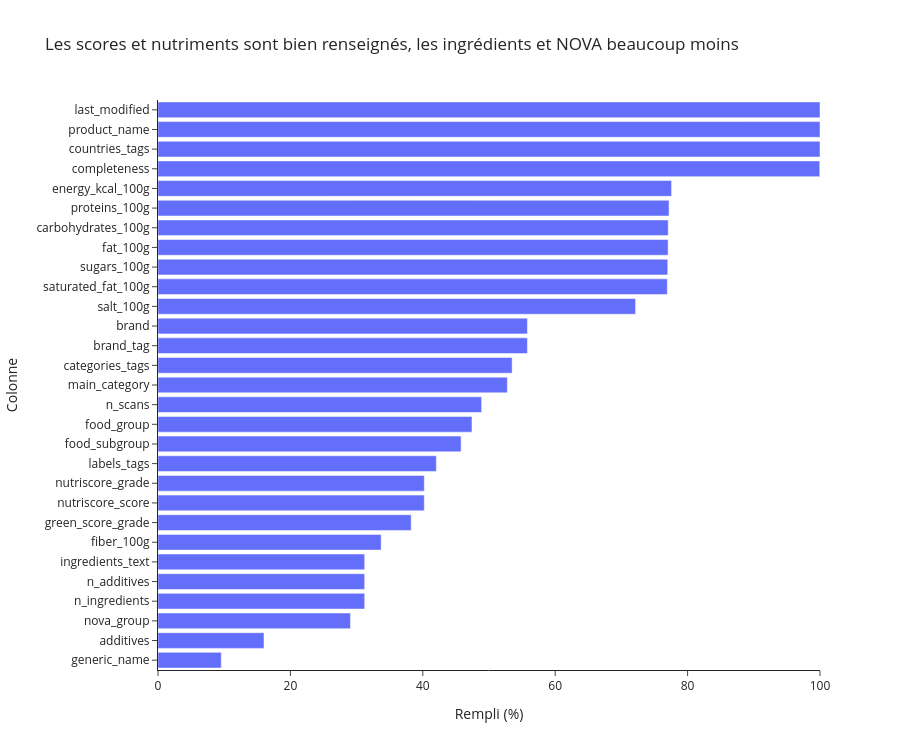

Notebook code cell kept with this figure:
### Code cell
fig = px.bar(
    fill.reset_index(names="Colonne"),
    x="Rempli (%)",
    y="Colonne",
    orientation="h",
    title="Les scores et nutriments sont bien renseignés, les ingrédients et NOVA beaucoup moins",
)
fig.update_layout(template="simple_white", height=750, xaxis_range=[0, 100])
fig.show()

### Figure 1 — Plotly figure (JSON) as saved in the notebook; plotly's stock layout.template omitted (floating-point values rounded to 4 significant figures)
{"data": [{"hovertemplate": "Rempli (%)=%{x}<br>Colonne=%{y}<extra></extra>", "legendgroup": "", "marker": {"color": "#636efa", "pattern": {"shape": ""}}, "name": "", "orientation": "h", "showlegend": false, "textposition": "auto", "type": "bar", "x": [9.556, 16.01, 29.07, 31.22, 31.22, 31.22, 33.71, 38.25, 40.23, 40.23, 42.04, 45.79, 47.43, 48.89, 52.77, 53.49, 55.8, 55.8, 72.15, 76.94, 77.0, 77.06, 77.07, 77.2, 77.58, 99.97, 100.0, 100.0, 100.0], "xaxis": "x", "y": ["generic_name", "additives", "nova_group", "n_ingredients", "n_additives", "ingredients_text", "fiber_100g", "green_score_grade", "nutriscore_score", "nutriscore_grade", "labels_tags", "food_subgroup", "food_group", "n_scans", "main_category", "categories_tags", "brand_tag", "brand", "salt_100g", "saturated_fat_100g", "sugars_100g", "fat_100g", "carbohydrates_100g", "proteins_100g", "energy_kcal_100g", "completeness", "countries_tags", "product_name", "last_modified"], "yaxis": "y"}], "layout": {"barmode": "relative", "height": 750, "legend": {"tracegroupgap": 0}, "title": {"text": "Les scores et nutriments sont bien renseignés, les ingrédients et NOVA beaucoup moins"}, "xaxis": {"anchor": "y", "domain": [0, 1], "range": [0, 100], "title": {"text": "Rempli (%)"}}, "yaxis": {"anchor": "x", "domain": [0, 1], "title": {"text": "Colonne"}}}}
